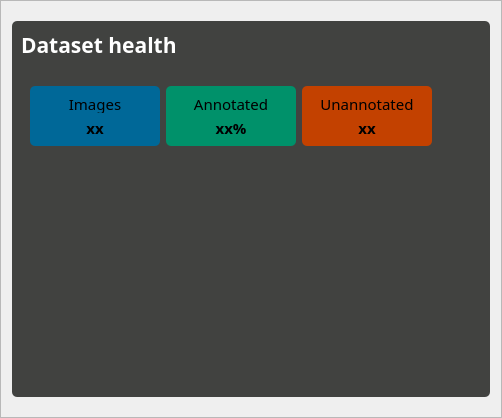
            <widget class="QFrame" name="healthFrame">
             <property name="sizePolicy">
              <sizepolicy hsizetype="Expanding" vsizetype="Expanding">
               <horstretch>0</horstretch>
               <verstretch>0</verstretch>
              </sizepolicy>
             </property>
             <property name="styleSheet">
              <string notr="true"/>
             </property>
             <property name="frameShape">
              <enum>QFrame::StyledPanel</enum>
             </property>
             <property name="frameShadow">
              <enum>QFrame::Raised</enum>
             </property>
             <layout class="QVBoxLayout" name="verticalLayout_16">
              <property name="topMargin">
               <number>20</number>
              </property>
              <property name="bottomMargin">
               <number>20</number>
              </property>
              <item>
               <widget class="QFrame" name="healthInfoFrame">
                <property name="styleSheet">
                 <string notr="true">background-color: rgb(65, 66, 64);
border-radius: 5px;</string>
                </property>
                <property name="frameShape">
                 <enum>QFrame::StyledPanel</enum>
                </property>
                <property name="frameShadow">
                 <enum>QFrame::Raised</enum>
                </property>
                <layout class="QVBoxLayout" name="verticalLayout_18">
                 <item>
                  <widget class="QLabel" name="healthLbl">
                   <property name="minimumSize">
                    <size>
                     <width>0</width>
                     <height>30</height>
                    </size>
                   </property>
                   <property name="maximumSize">
                    <size>
                     <width>210</width>
                     <height>16777215</height>
                    </size>
                   </property>
                   <property name="font">
                    <font>
                     <family>Gotham Rounded</family>
                     <pointsize>16</pointsize>
                     <weight>75</weight>
                     <italic>false</italic>
                     <bold>true</bold>
                    </font>
                   </property>
                   <property name="styleSheet">
                    <string notr="true">background-color: rgb(65, 66, 64);
border-color: rgb(65, 66, 64);
font: 75 bold 16pt &quot;Gotham Rounded&quot;;
color: rgb(255, 255, 255);</string>
                   </property>
                   <property name="text">
                    <string>Dataset health</string>
                   </property>
                   <property name="alignment">
                    <set>Qt::AlignLeading|Qt::AlignLeft|Qt::AlignVCenter</set>
                   </property>
                   <property name="margin">
                    <number>3</number>
                   </property>
                  </widget>
                 </item>
                 <item>
                  <widget class="QFrame" name="annotationInfoFrame">
                   <property name="sizePolicy">
                    <sizepolicy hsizetype="Preferred" vsizetype="Preferred">
                     <horstretch>0</horstretch>
                     <verstretch>0</verstretch>
                    </sizepolicy>
                   </property>
                   <property name="minimumSize">
                    <size>
                     <width>0</width>
                     <height>100</height>
                    </size>
                   </property>
                   <property name="frameShape">
                    <enum>QFrame::StyledPanel</enum>
                   </property>
                   <property name="frameShadow">
                    <enum>QFrame::Raised</enum>
                   </property>
                   <layout class="QHBoxLayout" name="horizontalLayout_8">
                    <item>
                     <widget class="QFrame" name="imageCountFrame">
                      <property name="minimumSize">
                       <size>
                        <width>130</width>
                        <height>0</height>
                       </size>
                      </property>
                      <property name="maximumSize">
                       <size>
                        <width>16777215</width>
                        <height>60</height>
                       </size>
                      </property>
                      <property name="styleSheet">
                       <string notr="true">background-color: rgb(85, 87, 83);
background-color: rgb(0, 104, 152);</string>
                      </property>
                      <property name="frameShape">
                       <enum>QFrame::StyledPanel</enum>
                      </property>
                      <property name="frameShadow">
                       <enum>QFrame::Raised</enum>
                      </property>
                      <layout class="QVBoxLayout" name="verticalLayout_20">
                       <item>
                        <widget class="QLabel" name="imageCountHeaderLbl">
                         <property name="font">
                          <font>
                           <family>Gotham Rounded</family>
                           <pointsize>11</pointsize>
                           <weight>9</weight>
                           <italic>false</italic>
                           <bold>false</bold>
                          </font>
                         </property>
                         <property name="text">
                          <string>Images</string>
                         </property>
                         <property name="alignment">
                          <set>Qt::AlignCenter</set>
                         </property>
                        </widget>
                       </item>
                       <item>
                        <widget class="QLabel" name="imageCountLbl">
                         <property name="font">
                          <font>
                           <family>Gotham Rounded</family>
                           <pointsize>11</pointsize>
                           <weight>75</weight>
                           <italic>false</italic>
                           <bold>true</bold>
                          </font>
                         </property>
                         <property name="styleSheet">
                          <string notr="true">font-weight: bold;</string>
                         </property>
                         <property name="text">
                          <string>xx</string>
                         </property>
                         <property name="alignment">
                          <set>Qt::AlignCenter</set>
                         </property>
                        </widget>
                       </item>
                      </layout>
                     </widget>
                    </item>
                    <item>
                     <widget class="QFrame" name="annotatedCountFrame">
                      <property name="minimumSize">
                       <size>
                        <width>130</width>
                        <height>0</height>
                       </size>
                      </property>
                      <property name="maximumSize">
                       <size>
                        <width>16777215</width>
                        <height>60</height>
                       </size>
                      </property>
                      <property name="styleSheet">
                       <string notr="true">background-color: rgb(85, 87, 83);
background-color: rgb(0, 145, 106);</string>
                      </property>
                      <property name="frameShape">
                       <enum>QFrame::StyledPanel</enum>
                      </property>
                      <property name="frameShadow">
                       <enum>QFrame::Raised</enum>
                      </property>
                      <layout class="QVBoxLayout" name="verticalLayout_21">
                       <item>
                        <widget class="QLabel" name="annotatedCountHeaderLbl">
                         <property name="font">
                          <font>
                           <family>Gotham Rounded</family>
                           <pointsize>11</pointsize>
                           <weight>9</weight>
                           <italic>false</italic>
                           <bold>false</bold>
                          </font>
                         </property>
                         <property name="text">
                          <string>Annotated</string>
                         </property>
                         <property name="alignment">
                          <set>Qt::AlignCenter</set>
                         </property>
                        </widget>
                       </item>
                       <item>
                        <widget class="QLabel" name="annotatedCountLbl">
                         <property name="font">
                          <font>
                           <family>Gotham Rounded</family>
                           <pointsize>11</pointsize>
                           <weight>75</weight>
                           <italic>false</italic>
                           <bold>true</bold>
                          </font>
                         </property>
                         <property name="styleSheet">
                          <string notr="true">font-weight:bold;</string>
                         </property>
                         <property name="text">
                          <string>xx%</string>
                         </property>
                         <property name="alignment">
                          <set>Qt::AlignCenter</set>
                         </property>
                        </widget>
                       </item>
                      </layout>
                     </widget>
                    </item>
                    <item>
                     <widget class="QFrame" name="unannotatedCountFrame">
                      <property name="minimumSize">
                       <size>
                        <width>130</width>
                        <height>0</height>
                       </size>
                      </property>
                      <property name="maximumSize">
                       <size>
                        <width>16777215</width>
                        <height>60</height>
                       </size>
                      </property>
                      <property name="styleSheet">
                       <string notr="true">background-color: rgb(85, 87, 83);
background-color: rgb(195, 65, 0);</string>
                      </property>
                      <property name="frameShape">
                       <enum>QFrame::StyledPanel</enum>
                      </property>
                      <property name="frameShadow">
                       <enum>QFrame::Raised</enum>
                      </property>
                      <layout class="QVBoxLayout" name="verticalLayout_22">
                       <item>
                        <widget class="QLabel" name="unannotatedCountHeaderLbl">
                         <property name="font">
                          <font>
                           <family>Gotham Rounded</family>
                           <pointsize>11</pointsize>
                           <weight>9</weight>
                           <italic>false</italic>
                           <bold>false</bold>
                          </font>
                         </property>
                         <property name="text">
                          <string>Unannotated</string>
                         </property>
                         <property name="alignment">
                          <set>Qt::AlignCenter</set>
                         </property>
                        </widget>
                       </item>
                       <item>
                        <widget class="QLabel" name="unannotatedCountLbl">
                         <property name="font">
                          <font>
                           <family>Gotham Rounded</family>
                           <pointsize>11</pointsize>
                           <weight>75</weight>
                           <italic>false</italic>
                           <bold>true</bold>
                          </font>
                         </property>
                         <property name="styleSheet">
                          <string notr="true">font-weight:bold;</string>
                         </property>
                         <property name="text">
                          <string>xx</string>
                         </property>
                         <property name="alignment">
                          <set>Qt::AlignCenter</set>
                         </property>
                        </widget>
                       </item>
                      </layout>
                     </widget>
                    </item>
                    <item>
                     <spacer name="horizontalSpacer_4">
                      <property name="orientation">
                       <enum>Qt::Horizontal</enum>
                      </property>
                      <property name="sizeHint" stdset="0">
                       <size>
                        <width>40</width>
                        <height>20</height>
                       </size>
                      </property>
                     </spacer>
                    </item>
                   </layout>
                  </widget>
                 </item>
                 <item>
                  <widget class="QListWidget" name="classListWidget">
                   <property name="alternatingRowColors">
                    <bool>false</bool>
                   </property>
                   <property name="spacing">
                    <number>1</number>
                   </property>
                  </widget>
                 </item>
                 <item>
                  <widget class="QFrame" name="classesFrame">
                   <property name="styleSheet">
                    <string notr="true"/>
                   </property>
                   <property name="frameShape">
                    <enum>QFrame::StyledPanel</enum>
                   </property>
                   <property name="frameShadow">
                    <enum>QFrame::Raised</enum>
                   </property>
                   <layout class="QVBoxLayout" name="verticalLayout_23"/>
                  </widget>
                 </item>
                </layout>
               </widget>
              </item>
             </layout>
            </widget>
